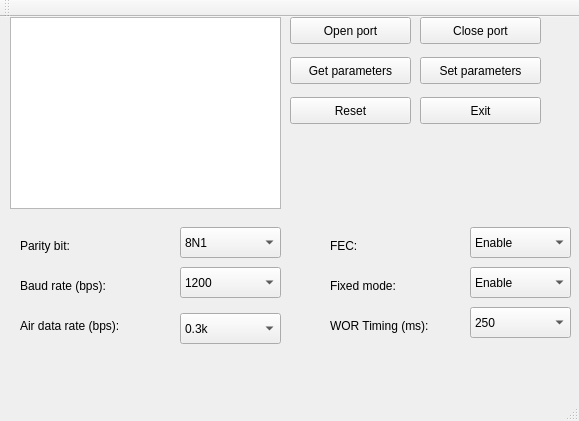
<?xml version="1.0" encoding="UTF-8"?>
<ui version="4.0">
 <class>MainWindow</class>
 <widget class="QMainWindow" name="MainWindow">
  <property name="geometry">
   <rect>
    <x>0</x>
    <y>0</y>
    <width>579</width>
    <height>421</height>
   </rect>
  </property>
  <property name="windowTitle">
   <string>MainWindow</string>
  </property>
  <widget class="QWidget" name="centralWidget">
   <widget class="QTextBrowser" name="paramBrowser">
    <property name="geometry">
     <rect>
      <x>10</x>
      <y>0</y>
      <width>271</width>
      <height>192</height>
     </rect>
    </property>
   </widget>
   <widget class="QPushButton" name="openBtn">
    <property name="geometry">
     <rect>
      <x>290</x>
      <y>0</y>
      <width>121</width>
      <height>27</height>
     </rect>
    </property>
    <property name="text">
     <string>Open port</string>
    </property>
   </widget>
   <widget class="QPushButton" name="closeBtn">
    <property name="geometry">
     <rect>
      <x>420</x>
      <y>0</y>
      <width>121</width>
      <height>27</height>
     </rect>
    </property>
    <property name="text">
     <string>Close port</string>
    </property>
   </widget>
   <widget class="QPushButton" name="getParamBtn">
    <property name="geometry">
     <rect>
      <x>290</x>
      <y>40</y>
      <width>121</width>
      <height>27</height>
     </rect>
    </property>
    <property name="text">
     <string>Get parameters</string>
    </property>
   </widget>
   <widget class="QPushButton" name="setParamBtn">
    <property name="geometry">
     <rect>
      <x>420</x>
      <y>40</y>
      <width>121</width>
      <height>27</height>
     </rect>
    </property>
    <property name="text">
     <string>Set parameters</string>
    </property>
   </widget>
   <widget class="QLabel" name="label">
    <property name="geometry">
     <rect>
      <x>20</x>
      <y>220</y>
      <width>131</width>
      <height>17</height>
     </rect>
    </property>
    <property name="text">
     <string>Parity bit:</string>
    </property>
   </widget>
   <widget class="QLabel" name="label_2">
    <property name="geometry">
     <rect>
      <x>20</x>
      <y>260</y>
      <width>131</width>
      <height>17</height>
     </rect>
    </property>
    <property name="text">
     <string>Baud rate (bps):</string>
    </property>
   </widget>
   <widget class="QLabel" name="label_3">
    <property name="geometry">
     <rect>
      <x>20</x>
      <y>300</y>
      <width>131</width>
      <height>17</height>
     </rect>
    </property>
    <property name="text">
     <string>Air data rate (bps):</string>
    </property>
   </widget>
   <widget class="QComboBox" name="parityBox">
    <property name="geometry">
     <rect>
      <x>180</x>
      <y>210</y>
      <width>101</width>
      <height>31</height>
     </rect>
    </property>
    <item>
     <property name="text">
      <string>8N1</string>
     </property>
    </item>
    <item>
     <property name="text">
      <string>8O1</string>
     </property>
    </item>
    <item>
     <property name="text">
      <string>8 E1</string>
     </property>
    </item>
   </widget>
   <widget class="QComboBox" name="baudBox">
    <property name="geometry">
     <rect>
      <x>180</x>
      <y>250</y>
      <width>101</width>
      <height>31</height>
     </rect>
    </property>
    <item>
     <property name="text">
      <string>1200</string>
     </property>
    </item>
    <item>
     <property name="text">
      <string>2400</string>
     </property>
    </item>
    <item>
     <property name="text">
      <string>4800</string>
     </property>
    </item>
    <item>
     <property name="text">
      <string>9600</string>
     </property>
    </item>
    <item>
     <property name="text">
      <string>19200</string>
     </property>
    </item>
    <item>
     <property name="text">
      <string>38400</string>
     </property>
    </item>
    <item>
     <property name="text">
      <string>57600</string>
     </property>
    </item>
    <item>
     <property name="text">
      <string>115200</string>
     </property>
    </item>
   </widget>
   <widget class="QComboBox" name="airBox">
    <property name="geometry">
     <rect>
      <x>180</x>
      <y>296</y>
      <width>101</width>
      <height>31</height>
     </rect>
    </property>
    <item>
     <property name="text">
      <string>0.3k</string>
     </property>
    </item>
    <item>
     <property name="text">
      <string>1.2k</string>
     </property>
    </item>
    <item>
     <property name="text">
      <string>2.4k</string>
     </property>
    </item>
    <item>
     <property name="text">
      <string>4.8k</string>
     </property>
    </item>
    <item>
     <property name="text">
      <string>9.6k</string>
     </property>
    </item>
    <item>
     <property name="text">
      <string>19.2k</string>
     </property>
    </item>
   </widget>
   <widget class="QPushButton" name="resetBtn">
    <property name="geometry">
     <rect>
      <x>290</x>
      <y>80</y>
      <width>121</width>
      <height>27</height>
     </rect>
    </property>
    <property name="text">
     <string>Reset</string>
    </property>
   </widget>
   <widget class="QPushButton" name="exitBtn">
    <property name="geometry">
     <rect>
      <x>420</x>
      <y>80</y>
      <width>121</width>
      <height>27</height>
     </rect>
    </property>
    <property name="text">
     <string>Exit</string>
    </property>
   </widget>
   <widget class="QLabel" name="label_4">
    <property name="geometry">
     <rect>
      <x>330</x>
      <y>220</y>
      <width>131</width>
      <height>17</height>
     </rect>
    </property>
    <property name="text">
     <string>FEC:</string>
    </property>
   </widget>
   <widget class="QLabel" name="label_5">
    <property name="geometry">
     <rect>
      <x>330</x>
      <y>260</y>
      <width>131</width>
      <height>17</height>
     </rect>
    </property>
    <property name="text">
     <string>Fixed mode:</string>
    </property>
   </widget>
   <widget class="QLabel" name="label_6">
    <property name="geometry">
     <rect>
      <x>330</x>
      <y>300</y>
      <width>131</width>
      <height>17</height>
     </rect>
    </property>
    <property name="text">
     <string>WOR Timing (ms):</string>
    </property>
   </widget>
   <widget class="QComboBox" name="fecBox">
    <property name="geometry">
     <rect>
      <x>470</x>
      <y>210</y>
      <width>101</width>
      <height>31</height>
     </rect>
    </property>
    <item>
     <property name="text">
      <string>Enable</string>
     </property>
    </item>
    <item>
     <property name="text">
      <string>Disable</string>
     </property>
    </item>
   </widget>
   <widget class="QComboBox" name="fixedBox">
    <property name="geometry">
     <rect>
      <x>470</x>
      <y>250</y>
      <width>101</width>
      <height>31</height>
     </rect>
    </property>
    <item>
     <property name="text">
      <string>Enable</string>
     </property>
    </item>
    <item>
     <property name="text">
      <string>Disable</string>
     </property>
    </item>
   </widget>
   <widget class="QComboBox" name="worBox">
    <property name="geometry">
     <rect>
      <x>470</x>
      <y>290</y>
      <width>101</width>
      <height>31</height>
     </rect>
    </property>
    <item>
     <property name="text">
      <string>250</string>
     </property>
    </item>
    <item>
     <property name="text">
      <string>500</string>
     </property>
    </item>
    <item>
     <property name="text">
      <string>750</string>
     </property>
    </item>
    <item>
     <property name="text">
      <string>1000</string>
     </property>
    </item>
    <item>
     <property name="text">
      <string>1250</string>
     </property>
    </item>
    <item>
     <property name="text">
      <string>1500</string>
     </property>
    </item>
    <item>
     <property name="text">
      <string>1750</string>
     </property>
    </item>
    <item>
     <property name="text">
      <string>2000</string>
     </property>
    </item>
   </widget>
  </widget>
  <widget class="QMenuBar" name="menuBar">
   <property name="geometry">
    <rect>
     <x>0</x>
     <y>0</y>
     <width>579</width>
     <height>25</height>
    </rect>
   </property>
  </widget>
  <widget class="QToolBar" name="mainToolBar">
   <attribute name="toolBarArea">
    <enum>TopToolBarArea</enum>
   </attribute>
   <attribute name="toolBarBreak">
    <bool>false</bool>
   </attribute>
  </widget>
  <widget class="QStatusBar" name="statusBar"/>
 </widget>
 <layoutdefault spacing="6" margin="11"/>
 <resources/>
 <connections/>
</ui>
